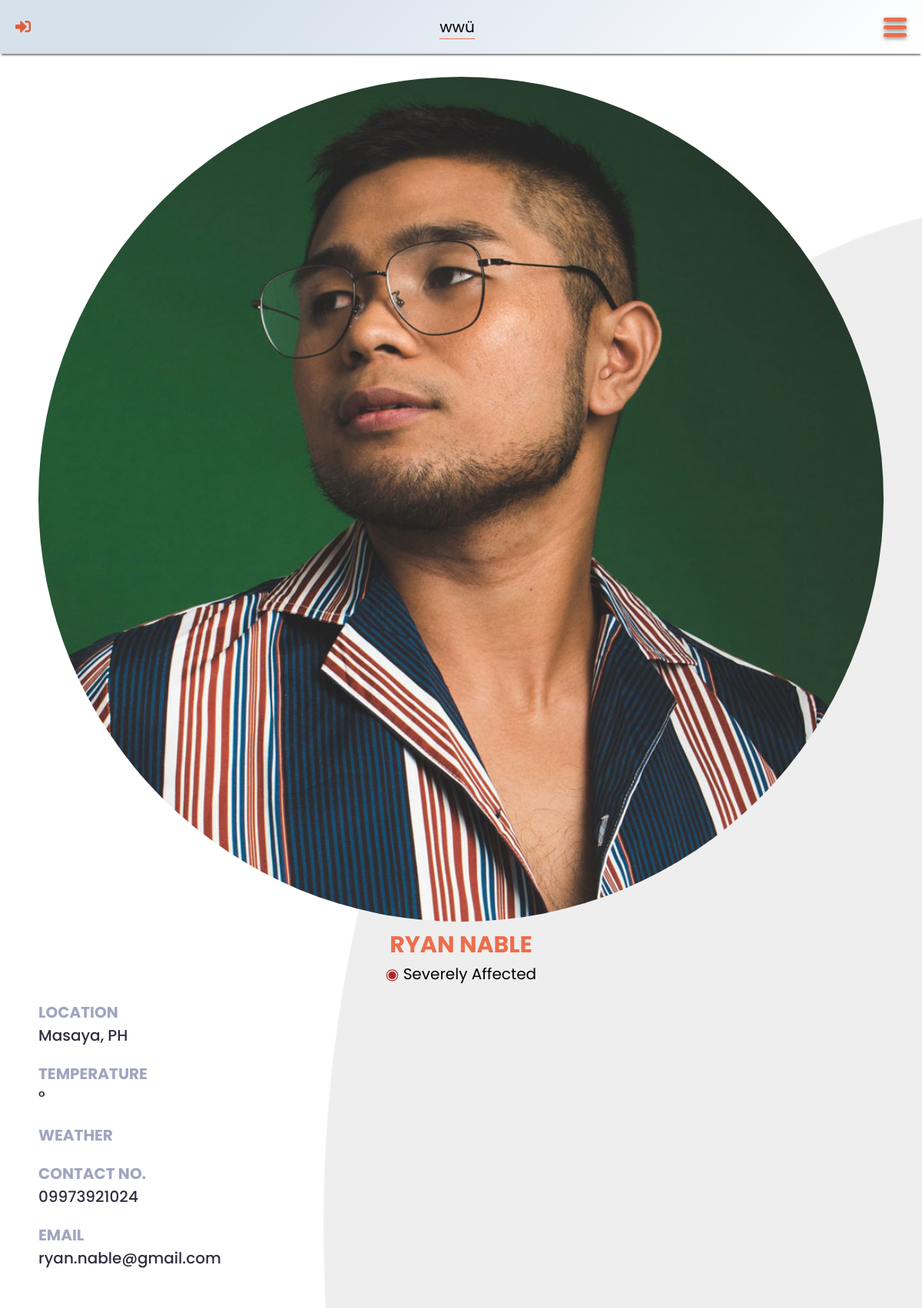
Page /friend.php?friend-id=6 on the committed database.
### tables this page shows
CREATE TABLE `user` (
	`user_id` INT UNSIGNED AUTO_INCREMENT PRIMARY KEY,
	`fname` VARCHAR(50) NOT NULL,
	`lname` VARCHAR(50) NOT NULL,
	`contact_no` CHAR(13) NOT NULL,
	`location` VARCHAR(50) NOT NULL,
	`email` VARCHAR(100) NOT NULL UNIQUE,
	`password` VARCHAR(255) NOT NULL,
	`profile_picture` CHAR(12) DEFAULT 'default.jpg' NOT NULL ,
	`status` ENUM('Safe', 'Moderately Affected', 'Severely Affected') DEFAULT 'Safe' NOT NULL
);

### src/header.php (called while the page is built, shortened)
<?php
	if (isset($_SESSION["account-verified"])) {
		$user_id = $_SESSION["account-verified"];
		require_once "config/config.php";
		require_once "lib/database-handler.php";
		require_once "models/User.php";
		$user = new User();
		$account = $user->getUser($user_id);
		$fname = $account->fname;
		$location = $account->location;
		$icon = "out";
		$logInLogOut = "src/sign-out.php";
	}
	else {
		$user_id = $location = "";
		$fname = "wwü";
		$icon = "in";
	}
?>

### lib/database-handler.php (called while the page is built, shortened)
<?php
class Database {
	private $host = DB_HOST;
	private $dbname = DB_NAME;
	private $charset = DB_CHARSET;
	private $user = DB_USER;
	private $password = DB_PASSWORD;
	private $dbh;
	private $stmt;
	public function __construct() {
		$dsn = "mysql:host=".$this->host.";charset=".$this->charset.";dbname=".$this->dbname;
		$options = array (
			PDO::ATTR_PERSISTENT => true,
			PDO::ATTR_ERRMODE => PDO::ERRMODE_EXCEPTION,
			PDO::ATTR_ORACLE_NULLS => PDO::NULL_NATURAL
		);
		try {
			$this->dbh = new PDO($dsn, $this->user, $this->password, $options);
		}
		catch (PDOException $e) {
			$this->error = $e->getMessage()." in ".$e->getFile()." on line ".$e->getLine();
			$this->terminate();
		}
	}
	public function query($query) {
		$this->stmt = $this->dbh->prepare($query);
	}
	public function bind($param, $value, $type = null) {
		if (is_null($type)) {
			switch (true) {
				default:
					$type = PDO::PARAM_STR;
			}
		}
		$this->stmt->bindValue($param, $value, $type);
	}
	public function execute($message = "", $redirect = "") {
		try {
			return $this->stmt->execute();
		}
		catch (PDOException $e) {
			$this->logFile = "../src/log.txt";
			$this->error = $e->getMessage()." in ".$e->getFile()." on line ".$e->getLine();
			$this->logError();
		}
		finally {
			if ($redirect !== "") {
				$this->confirmQuery($message, $redirect);
			}
		}
	}
	public function resultRecord() {
		$this->execute();
		return $this->stmt->fetch(PDO::FETCH_OBJ);
	}
}

### models/User.php (called while the page is built, shortened)
<?php
class User {
	protected $db;
	public function __construct() {
		$this->db = new Database();
	}
	public function getUser($id) {
		$this->db->query("SELECT * FROM `user` WHERE `user_id` = ?");
		$this->db->bind(1, $id);
		return $this->db->resultRecord();
	}
}

### friend.php (the view, shortened to what this page needs)
<?php
	require_once "src/header.php";
	if (isset($_GET["friend-id"])) {
		$friend_id = $_GET["friend-id"];
		require_once "lib/database-handler.php";
		require_once "models/User.php";
		$user = new User();
		$f = $user->getUser($friend_id);
	}
	else {
		echo "<script>alert('Sorry, something went wrong!');</script>";
		echo "<script>window.location.href = 'friends.php'</script>";
	}
?>
<!DOCTYPE html>
<html lang="en">
<head>
	<link rel="stylesheet" type="text/css" href="css/all.min.css" />
	<link rel="stylesheet" type="text/css" href="css/general.css" />
	<link rel="stylesheet" type="text/css" href="css/outer-navigation-menu.css" />
	<link rel="stylesheet" type="text/css" href="css/weather-status.css" />
	<link rel="stylesheet" type="text/css" href="css/friend.css" />
</head>
<body>
	<header>
		<a href="login.html" class="fas fa-sign-<?php echo $icon; ?>-alt"></a>
		<div class="data">
			<p id="fname" data-user-id="<?php echo $user_id; ?>"><?php echo $fname; ?></p>
			<p id="location"><?php echo $location; ?></p>
		</div>
		<label for="check-menu" class="menu-button"><div class="menu-lines"></div></label>
	</header>
	<main>
		<section id="friend">
			<img src="img/profile-pictures/<?php echo $f->profile_picture; ?>" alt="Profile Picture" />
			<h2><?php echo $f->fname." ".$f->lname; ?></h2>
			<div class="center">
				<span class="status <?php echo str_replace(" ", "-", strtolower($f->status)); ?>">&#9673;</span>
				<?php echo $f->status; ?>
			</div>
			<div id="friend-data">
				<div class="item">
					<div class="label">Location</div>
					<div id="friend-location" class="value"><?php echo $f->location; ?></div>
				</div>
				<div class="item">
					<div class="label">Temperature</div>
					<div id="temperature" class="value"><span class="value"></span>&#176; <span class="unit"></span></div>
				</div>
				<div class="item">
					<div class="label">Weather</div>
				</div>
				<div class="item">
					<div class="label">Contact No.</div>
					<div class="value"><a href="tel:<?php echo $f->contact_no; ?>"><?php echo $f->contact_no; ?></a></div>
				</div>
				<div class="item">
					<div class="label">Email</div>
					<div class="value"><a href="mailto:<?php echo $f->email; ?>"><?php echo $f->email; ?></a></div>
				</div>
			</div>
		</section>
	</main>
</body>
</html>

### css/general.css (style rules this page uses)
:root { --cadet-blue: #9fa5c0; --charade: #2f2e41; --dark-orange: #e15c38; --green: #34c300; --gun-powder: #3f3f56; --light-gray: #d3d3d3; --orange: #ec6e4c; --red: #ff0000; --saffron: #f5d23b; --sandy-brown: #f2a65a; --tall-poppy: #b2272b; }
* { -webkit-tap-highlight-color: transparent; box-sizing: border-box; font-family: "Poppins", sans-serif; margin: 0; padding: 0; }
h2 { color: var(--orange); font-weight: 700; margin: 0 0 10px 0; text-align: center; text-transform: uppercase; }
body { padding: env(safe-area-inset-top, 0px) env(safe-area-inset-right, 0px) env(safe-area-inset-bottom, 0px) env(safe-area-inset-left, 0px); font-size: 20px; }

### css/outer-navigation-menu.css (style rules this page uses)
header { align-items: center; background-image: linear-gradient(315deg, #ffffff 0%, #d7e1ec 74%); box-shadow: 0 4px 2px -2px gray; display: flex; height: 70px; justify-content: space-between; padding: 20px; position: fixed; top: 0; width: 100%; z-index: 20; }
header a { text-decoration: none; }
header .fas { color: var(--dark-orange); font-size: 20px; }
header .data p { margin: 0; text-align: center; }
#location { border-top: 1px solid var(--orange); color: var(--charade); font-family: "Baloo 2", sans-serif; font-size: 28px; font-weight: 700; line-height: 30px; margin-top: 2px; margin: 0; text-transform: uppercase; }
.menu-lines, .menu-lines::before, .menu-lines::after { background-color: var(--orange); border-radius: 5px; box-shadow: 0 2px 5px gray; height: 5px; transition: all 0.5s ease-in-out; width: 30px; }
.menu-lines::before, .menu-lines::after { content: ""; display: block; position: absolute; }
.menu-lines::before { transform: translateY(-10px); }
.menu-lines::after { transform: translateY(10px); }
section { padding: 100px 50px; }

### css/weather-status.css (style rules this page uses)
.severely-affected { color: var(--tall-poppy); }

### css/friend.css (style rules this page uses)
main { background-image: url("../img/light-gray-background.png"); background-position: center center; background-repeat: no-repeat; background-size: cover; }
section { padding: 100px 50px 50px 50px; }
.center { text-align: center; }
#friend img { border-radius: 50%; width: 100%; }
h2 { margin-bottom: 0; }
.status { text-align: center; }
div.label { color: var(--cadet-blue); font-weight: bold; margin-top: 20px; text-transform: uppercase; }
div.value { color: var(--charade); font-weight: 500; }
a { color: inherit; text-decoration: none; }

### rows in the picture
user: profile_picture (picture), fname "RYAN", lname "NABLE", status "Severely Affected", location "Masaya, PH", contact_no "09973921024", email "ryan.nable@gmail.com"

### other values in the picture
$fname "wwü"
